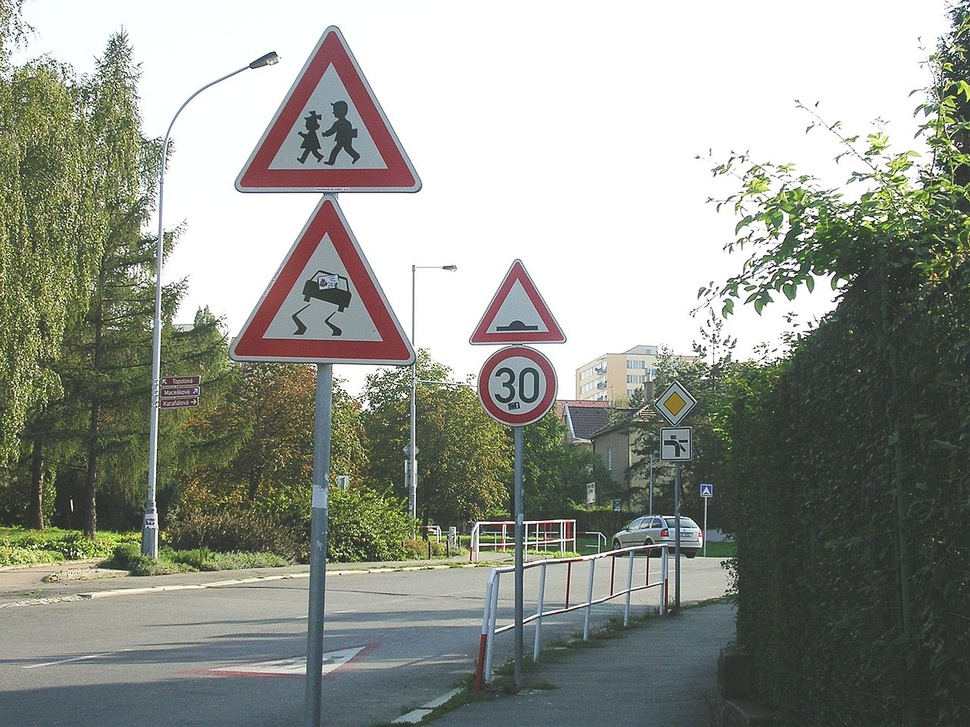
#> input picture lecture_8/data/road.jpg, 970 x 727 px, shrunk from 1280 x 960 before the run
$ python road-signs.py
#> lines starting #> are read from the running program, lines starting #| are printed output that depends on the picture; after the words box and inside, x2 and y2 are one past the last pixel; in counts of white or black regions, pixels touching at a corner belong together
import cv2
import numpy as np

# Load an image
image = cv2.imread('data/road.jpg')
#> image is the input picture: shape (727, 970, 3); mean B, G, R 142.2, 150.8, 147.4

# Define the range of colors for road signs (e.g., red)
lower_red = np.array([0, 50, 50])
upper_red = np.array([10, 255, 255])

# Convert to HSV and create a mask
hsv = cv2.cvtColor(image, cv2.COLOR_BGR2HSV)
#> hsv: shape (727, 970, 3); mean H, S, V 51, 37, 153.9
mask = cv2.inRange(hsv, lower_red, upper_red)
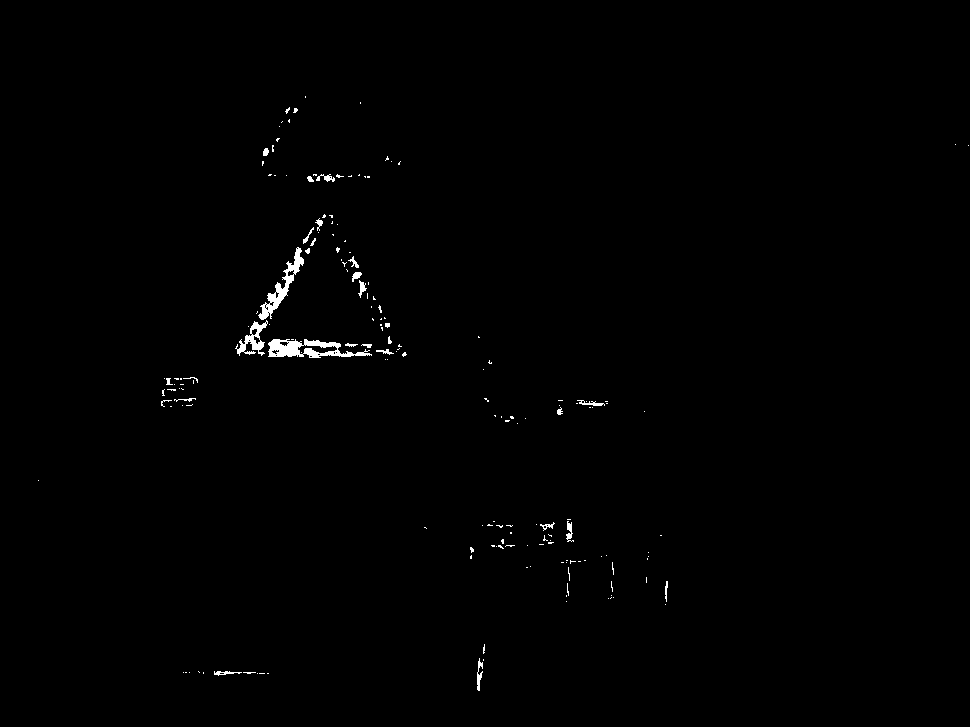
#> mask: shape (727, 970); 0.57% white; 178 white regions (149 under 20 px)

# Find contours
contours, _ = cv2.findContours(mask, cv2.RETR_TREE, cv2.CHAIN_APPROX_SIMPLE)
#> contours = 204 contours, 181 with area under 20; largest, box (x1, y1, x2, y2) and area: (268, 339, 372, 358) 1070, (258, 247, 304, 320) 688, (235, 320, 268, 356) 387, (297, 344, 338, 355) 217, (477, 658, 483, 691) 60

# Draw contours
for cnt in contours:
    approx = cv2.approxPolyDP(cnt, 0.02*cv2.arcLength(cnt, True), True)
    cv2.drawContours(image, [approx], 0, (0, 255, 0), 5)
#> this loop made 204 passes
#> approx on passes 1 to 3: [[267, 673], [268, 673]], [[259, 673], [264, 673]], [[257, 673]]
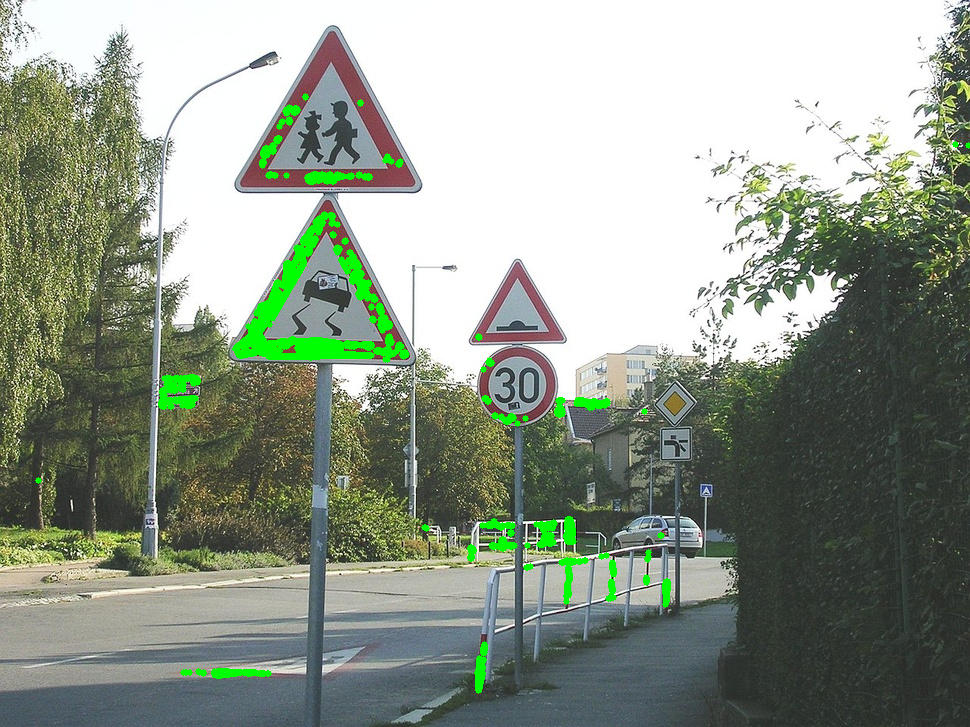
#> image: shape (727, 970, 3); 2.05% of pixels changed, all inside (x1, y1, x2, y2) = (35, 93, 970, 694)

# Show the image
cv2.imshow('Road Sign detection', image)
cv2.waitKey(0)
cv2.destroyAllWindows()

$ run again, with lecture_8/data/lanes.jpg copied over lecture_8/data/road.jpg
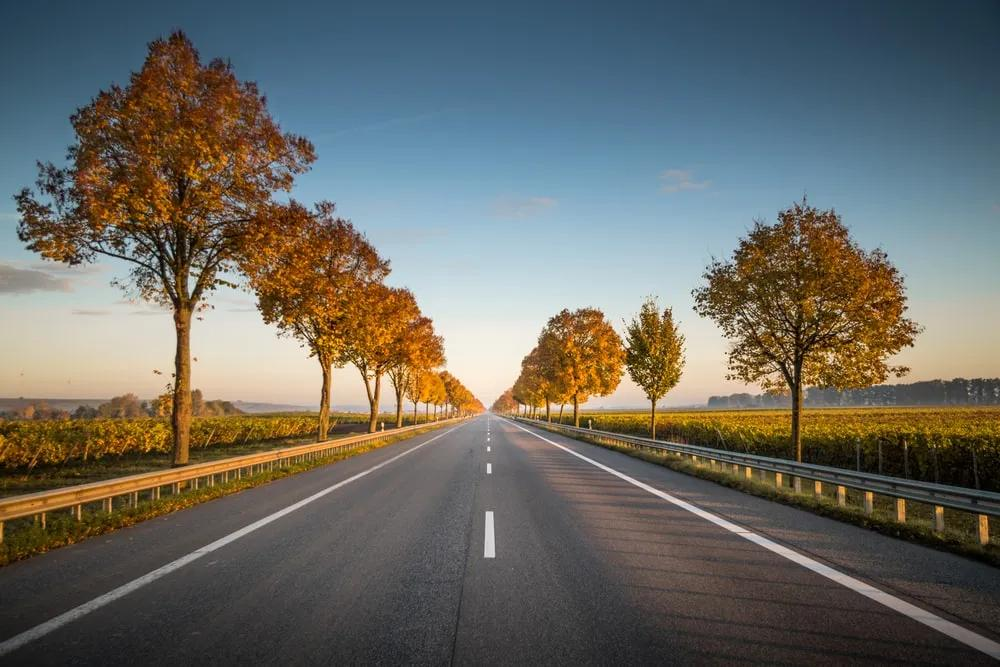
#> input picture lecture_8/data/lanes.jpg, 1000 x 667 px
#> image is the input picture: shape (667, 1000, 3); mean B, G, R 99.3, 106, 106.6
#> hsv: shape (667, 1000, 3); mean H, S, V 58.1, 92.2, 124.9
#> `mask = cv2.inRange(hsv, lower_red, upper_red)`:
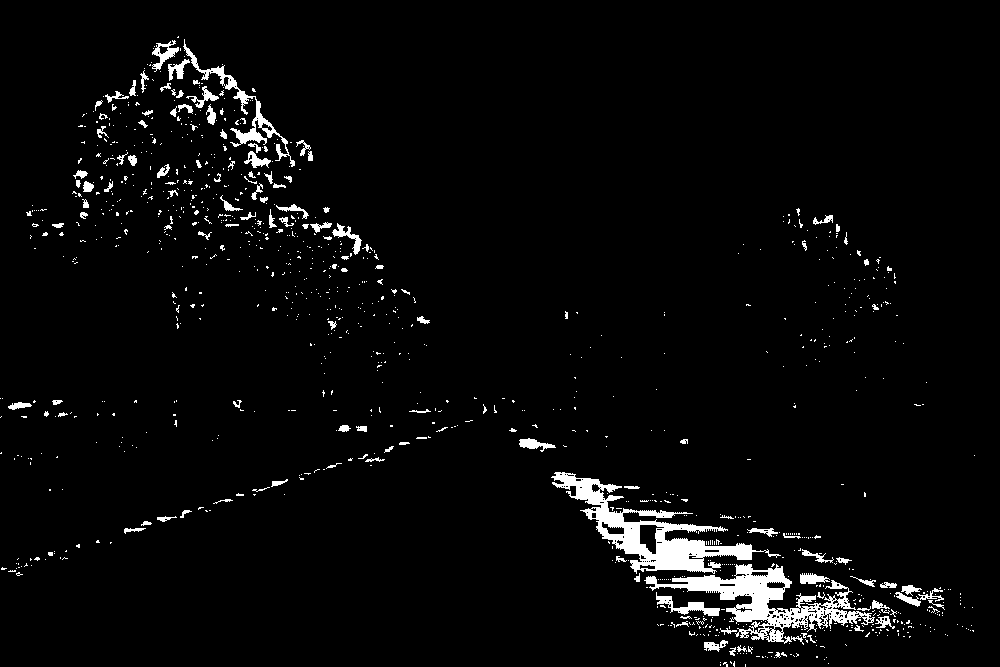
#> mask: shape (667, 1000); 3.5% white; 1043 white regions (916 under 20 px)
#> contours = 1306 contours, 1209 with area under 20; largest, box (x1, y1, x2, y2) and area: (551, 472, 781, 574) 5899, (644, 564, 875, 645) 5380, (183, 39, 295, 167) 1131, (639, 524, 665, 555) 432, (656, 592, 720, 616) 396
#> the loop `for cnt in contours:` made 1306 passes
#> approx on passes 1 to 3: [[745, 664], [745, 666]], [[720, 664], [720, 665]], [[828, 663]]
#> after the loop `for cnt in contours:`:
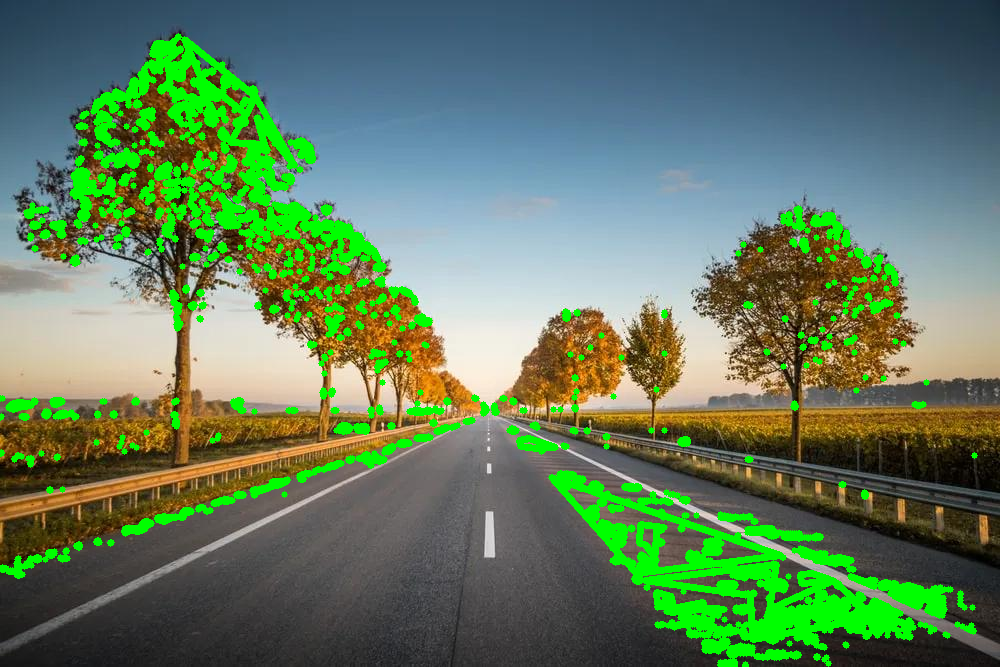
#> image: shape (667, 1000, 3); 10.1% of pixels changed, all inside (x1, y1, x2, y2) = (0, 33, 978, 667)
